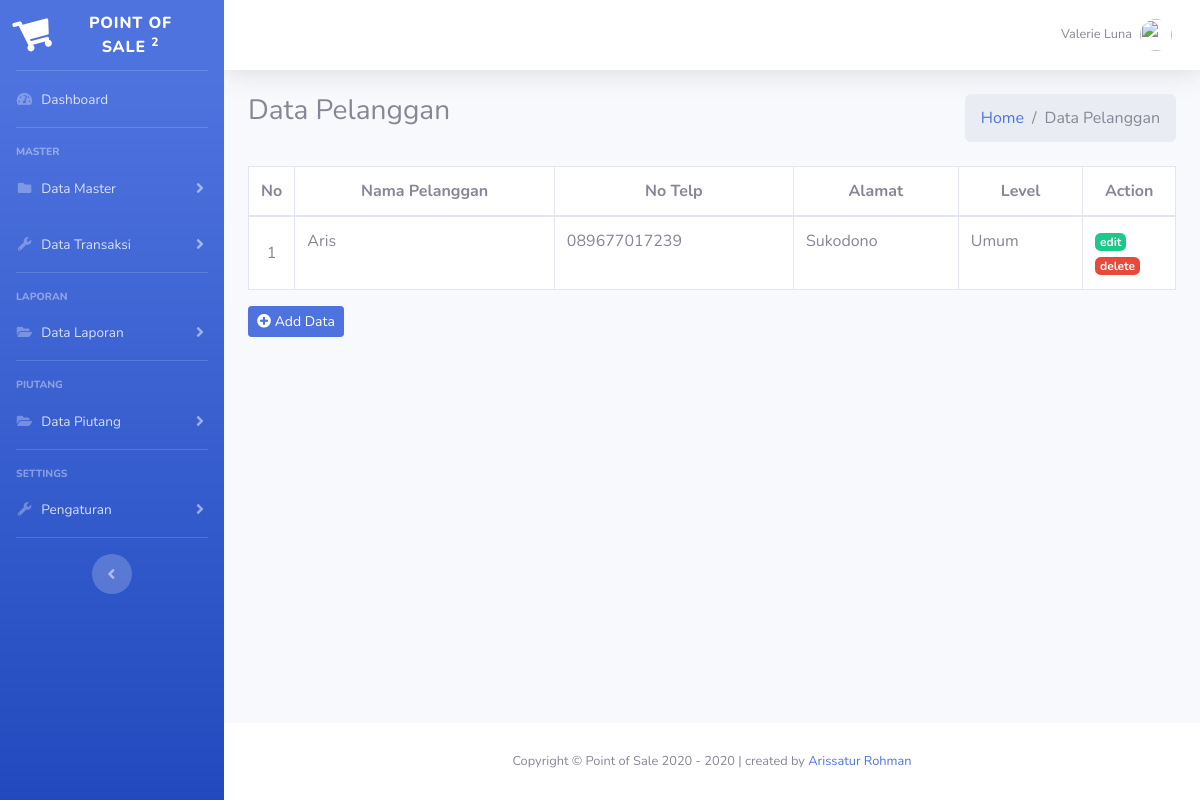
Before: /?page=pelanggan with the older database file.
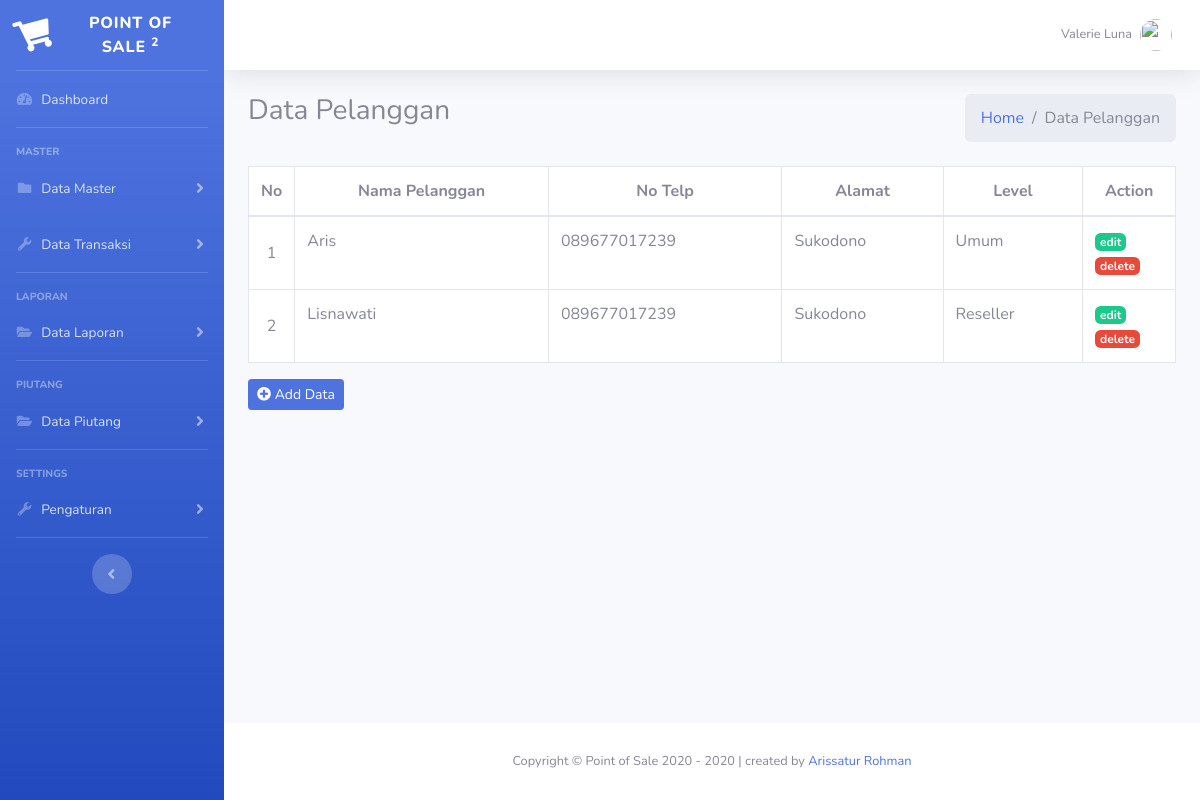
After: the same page with the newer database file.
### tables this page shows
CREATE TABLE `tb_pelanggan` (
  `id_pelanggan` int(11) NOT NULL,
  `id_level` int(11) NOT NULL,
  `nama_pelanggan` varchar(50) NOT NULL,
  `alamat` text NOT NULL,
  `telp` varchar(20) NOT NULL
);

CREATE TABLE `tb_level` (
  `id_level` int(11) NOT NULL,
  `p_level` varchar(30) NOT NULL,
  `diskon` varchar(10) NOT NULL
);

### index.php (the view, shortened to what this page needs)
<?php
include("inc/config.php");
?>
<!DOCTYPE html>
<html lang="en">
<head>
  <link href="vendor/fontawesome-free/css/all.min.css" rel="stylesheet" type="text/css">
  <link href="css/sb-admin-2.min.css" rel="stylesheet">
</head>
<body id="page-top">
  <div id="wrapper">
    <ul class="navbar-nav bg-gradient-primary sidebar sidebar-dark accordion" id="accordionSidebar">
      <a class="sidebar-brand d-flex align-items-center justify-content-center" href="index.html">
        <div class="sidebar-brand-icon rotate-n-15">
          <i class="fas fa-shopping-cart"></i>
        </div>
        <div class="sidebar-brand-text mx-3">Point of Sale <sup>2</sup></div>
      </a>
      <hr class="sidebar-divider my-0">
      <li class="nav-item">
        <a class="nav-link" href="index.php">
          <i class="fas fa-fw fa-tachometer-alt"></i>
          <span>Dashboard</span></a>
      </li>
      <hr class="sidebar-divider">
      <div class="sidebar-heading">
        Master
      </div>
      <li class="nav-item">
        <a class="nav-link collapsed" href="#" data-toggle="collapse" data-target="#collapseTwo" aria-expanded="true" aria-controls="collapseTwo">
          <i class="fas fa-fw fa-folder"></i>
          <span>Data Master</span>
        </a>
      </li>
      <li class="nav-item">
        <a class="nav-link collapsed" href="#" data-toggle="collapse" data-target="#collapseUtilities" aria-expanded="true" aria-controls="collapseUtilities">
          <i class="fas fa-fw fa-wrench"></i>
          <span>Data Transaksi</span>
        </a>
      </li>
      <hr class="sidebar-divider">
      <div class="sidebar-heading">
        Laporan
      </div>
      <li class="nav-item">
        <a class="nav-link collapsed" href="#" data-toggle="collapse" data-target="#collapsePages" aria-expanded="true" aria-controls="collapsePages">
          <i class="fas fa-fw fa-folder-open"></i>
          <span>Data Laporan</span>
        </a>
      </li>
      <hr class="sidebar-divider">
      <div class="sidebar-heading">
        Piutang
      </div>
      <li class="nav-item">
        <a class="nav-link collapsed" href="#" data-toggle="collapse" data-target="#piutang" aria-expanded="true" aria-controls="collapsePages">
          <i class="fas fa-fw fa-folder-open"></i>
          <span>Data Piutang</span>
        </a>
      </li>
      <hr class="sidebar-divider">
      <div class="sidebar-heading">
        Settings
      </div>
      <li class="nav-item">
        <a class="nav-link collapsed" href="#" data-toggle="collapse" data-target="#collapseSetting" aria-expanded="true" aria-controls="collapseSetting">
          <i class="fas fa-fw fa-wrench"></i>
          <span>Pengaturan</span>
        </a>
      </li>
      <hr class="sidebar-divider d-none d-md-block">
      <div class="text-center d-none d-md-inline">
        <button class="rounded-circle border-0" id="sidebarToggle"></button>
      </div>
    </ul>
    <div id="content-wrapper" class="d-flex flex-column">
      <div id="content">
        <nav class="navbar navbar-expand navbar-light bg-white topbar mb-4 static-top shadow">
          <ul class="navbar-nav ml-auto">
            <li class="nav-item dropdown no-arrow">
              <a class="nav-link dropdown-toggle" href="#" id="userDropdown" role="button" data-toggle="dropdown" aria-haspopup="true" aria-expanded="false">
                <span class="mr-2 d-none d-lg-inline text-gray-600 small">Valerie Luna</span>
                <img class="img-profile rounded-circle" src="https://source.unsplash.com/QAB-WJcbgJk/60x60">
              </a>
            </li>
          </ul>
        </nav>
        <div class="container-fluid">
          <?php
          $page = $_GET['page'];
          $aksi = $_GET['aksi'];
          if ($page == "barang") {
            if ($aksi == "") {
              include('page/barang/barang.php');
            } elseif ($aksi == "add") {
              include('page/barang/add.php');
            } elseif ($aksi == "edit") {
              include('page/barang/edit.php');
            } elseif ($aksi == "delete") {
              include('page/barang/delete.php');
            }
          } elseif ($page == "pelanggan") {
            if ($aksi == "") {
              include('page/pelanggan/pelanggan.php');
            } elseif ($aksi == "add") {
              include('page/pelanggan/add.php');
            }
          } elseif ($page == "level") {
            if ($aksi == "") {
              include('page/level/level.php');
            } elseif ($aksi == "add") {
              include('page/level/add.php');
            }
          } elseif ($page == "laporan") {
            if ($aksi == "") {
              include('page/laporan/lap_pembelian.php');
            }
          } elseif ($page == "laporan") {
            if ($aksi == "") {
              include('page/laporan/lap_penjualan.php');
            }
          } elseif ($page == "pengguna") {
            if ($aksi == "") {
              include('page/pengguna/pengguna.php');
            }
          } elseif ($page == "") {
            include "dashboard.php";
          } else {
            echo "Halaman tidak ditemukan";
          }
          ?>
        </div>
      </div>
      <footer class="sticky-footer bg-white">
        <div class="container my-auto">
          <div class="copyright text-center my-auto">
            <span>Copyright &copy; Point of Sale 2020 - <?= $th = date('Y'); ?> | created by <a href="https://github.com/arissaturrohman/">Arissatur Rohman</a></span>
          </div>
        </div>
      </footer>
    </div>
  </div>
</body>
</html>

### page/pelanggan/pelanggan.php
<section class="content-header">
    <div class="row mb-2">
        <div class="col-sm-6">
            <h3>Data Pelanggan</h3>
        </div>
        <div class="col-sm-6">
            <ol class="breadcrumb float-sm-right">
                <li class="breadcrumb-item"><a href="index.php">Home</a></li>
                <li class="breadcrumb-item active">Data Pelanggan</li>
            </ol>
        </div>
    </div>
</section>
<section class="content">
    <table id="example1" class="table table-bordered table-hover bg-white">
        <thead>
            <tr>
                <th class="align-middle text-center" width="5%">No</th>
                <th class="align-middle text-center">Nama Pelanggan</th>
                <th class="align-middle text-center">No Telp</th>
                <th class="align-middle text-center">Alamat</th>
                <th class="align-middle text-center">Level</th>
                <th class="align-middle text-center" width="10%">Action</th>
            </tr>
        </thead>
        <tbody>
            <?php
            $no = 1;
            $sql = $conn->query("SELECT * FROM tb_pelanggan");
            while ($data = $sql->fetch_assoc()) {
            ?>
                <tr>
                    <td class="align-middle text-center"><?= $no++; ?></td>
                    <td><?= $data['nama_pelanggan']; ?></td>
                    <td><?= $data['telp']; ?></td>
                    <td><?= $data['alamat']; ?></td>
                    <?php
                    $id_level = $data['id_level'];
                    $level = $conn->query("SELECT * FROM tb_level WHERE id_level='$id_level'");
                    $data_level = $level->fetch_assoc();
                    ?>
                    <td><?= $data_level['p_level']; ?></td>
                    <td>
                        <a href="?page=brand&aksi=edit&id=<?= $data['id_toko']; ?>" class="badge badge-success">edit</a>
                        <a href="?page=brand&aksi=delete&id=<?= $data['id_toko']; ?>" name="delete" onclick="return confirm('Apakah anda yakin menghapus data ini...?')" class="badge badge-danger">delete</a>
                    </td>
                </tr>
            <?php } ?>
        </tbody>
    </table>
    <a href="?page=pelanggan&aksi=add" class="btn btn-sm btn-primary"><i class="fas fa-plus-circle"></i> Add Data</a>
</section>

Changed rows visible on the page:
added tb_pelanggan: nama_pelanggan "Lisnawati", telp "089677017239", alamat "Sukodono", id_level.p_level "Reseller"
